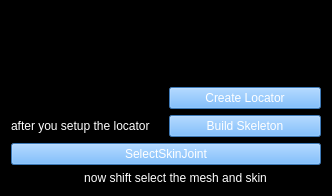
<?xml version="1.0" encoding="UTF-8"?>
<ui version="4.0">
 <class>wgRig</class>
 <widget class="QWidget" name="wgRig">
  <property name="geometry">
   <rect>
    <x>0</x>
    <y>0</y>
    <width>332</width>
    <height>194</height>
   </rect>
  </property>
  <property name="windowTitle">
   <string>aRig</string>
  </property>
  <property name="styleSheet">
   <string notr="true">background-color: rgb(0, 0, 0);
color: rgb(255, 255, 255);
</string>
  </property>
  <layout class="QVBoxLayout" name="verticalLayout">
   <item>
    <layout class="QHBoxLayout" name="horizontalLayout">
     <item>
      <widget class="QGraphicsView" name="mainImmage">
       <property name="toolTipDuration">
        <number>0</number>
       </property>
       <property name="styleSheet">
        <string notr="true">background-image: url(:/save/immage.png);
</string>
       </property>
      </widget>
     </item>
    </layout>
   </item>
   <item>
    <layout class="QHBoxLayout" name="horizontalLayout_2">
     <item>
      <widget class="QLabel" name="label">
       <property name="text">
        <string/>
       </property>
      </widget>
     </item>
     <item>
      <widget class="QPushButton" name="btnCreateLoc">
       <property name="styleSheet">
        <string notr="true">
background-color: rgb(85, 170, 255);</string>
       </property>
       <property name="text">
        <string>Create Locator</string>
       </property>
      </widget>
     </item>
    </layout>
   </item>
   <item>
    <layout class="QHBoxLayout" name="horizontalLayout_3">
     <item>
      <widget class="QLabel" name="label_2">
       <property name="text">
        <string>after you setup the locator</string>
       </property>
      </widget>
     </item>
     <item>
      <widget class="QPushButton" name="btnBuildSkeleton">
       <property name="styleSheet">
        <string notr="true">background-color: rgb(85, 170, 255);</string>
       </property>
       <property name="text">
        <string>Build Skeleton</string>
       </property>
      </widget>
     </item>
    </layout>
   </item>
   <item>
    <widget class="QPushButton" name="btnSelectSkinJoint">
     <property name="styleSheet">
      <string notr="true">background-color: rgb(85, 170, 255);</string>
     </property>
     <property name="text">
      <string>SelectSkinJoint</string>
     </property>
    </widget>
   </item>
   <item>
    <layout class="QHBoxLayout" name="horizontalLayout_4">
     <property name="topMargin">
      <number>0</number>
     </property>
     <item>
      <widget class="QLabel" name="label_4">
       <property name="text">
        <string>                      now shift select the mesh and skin</string>
       </property>
      </widget>
     </item>
    </layout>
   </item>
  </layout>
 </widget>
 <resources>
  <include location="aRig.qrc"/>
 </resources>
 <connections/>
</ui>
